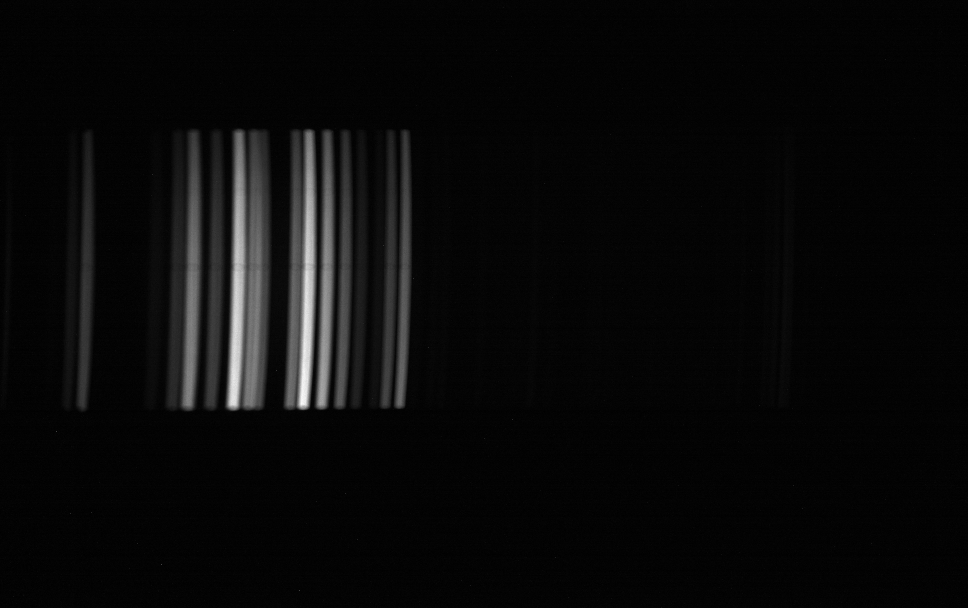
#> input picture calibration/ar_200ms.png, 1936 x 1216 px (shown at 1/2 size)
$ python preprocess_calibration_image.py
#> lines starting #> are read from the running program, lines starting #| are printed output that depends on the picture
#!/usr/bin/env python3
"""
Preprocess a calibration image the same way scan frames are saved:
- crop in Y
- bin in X

This is useful when the calibration image was captured at full camera
resolution, but the scan pipeline saves cropped+binned frames.
"""

import argparse
import os

import cv2
import numpy as np


BASE_DIR = os.path.dirname(os.path.abspath(__file__))
DEFAULT_INPUT_PATH = os.path.join(BASE_DIR, "ar_200ms.png")
DEFAULT_ROI_TOP = 248
DEFAULT_ROI_BOTTOM = 803
DEFAULT_BINNING_FACTOR = 2


def load_gray_image(image_path):
#> called with image_path = 'calibration/ar_200ms.png'
    image = cv2.imread(image_path, cv2.IMREAD_UNCHANGED)
#> image is the input picture: shape (1216, 1936); min 0, max 255, mean 9.5
    if image is None:
        raise FileNotFoundError(f"Could not read image: {image_path}")

    if image.ndim == 3:
        image = cv2.cvtColor(image, cv2.COLOR_BGR2GRAY)

    return image


def crop_roi(image, roi_top, roi_bottom):
#> called with roi_top = 248, roi_bottom = 803
    if roi_top < 0 or roi_bottom > image.shape[0] or roi_bottom <= roi_top:
        raise ValueError(
            f"Invalid ROI rows [{roi_top}:{roi_bottom}] for image with height {image.shape[0]}"
        )
    return image[roi_top:roi_bottom, :]
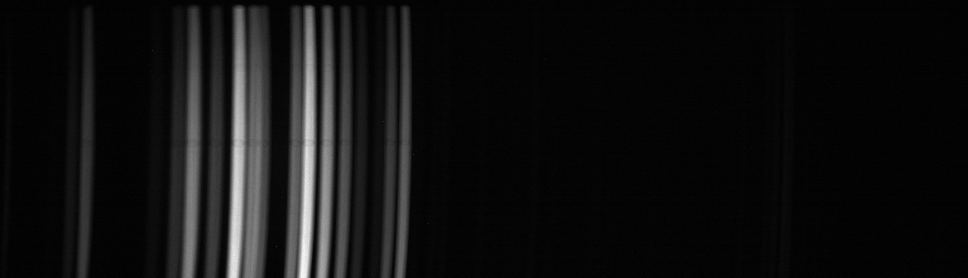
#> returned value: shape (555, 1936) (shown at 1/2 size); min 0, max 255, mean 17.1


def bin_image_x(image, factor):
#> called with factor = 2
    if factor <= 0:
        raise ValueError("binning factor must be > 0")

    height, width = image.shape
#> height = 555; width = 1936
    new_width = width // factor
#> new_width = 968
    if new_width == 0:
        raise ValueError(
            f"Binning factor {factor} is too large for width {width}"
        )

    trimmed = image[:, : new_width * factor]
    binned = trimmed.reshape(height, new_width, factor).mean(axis=2)
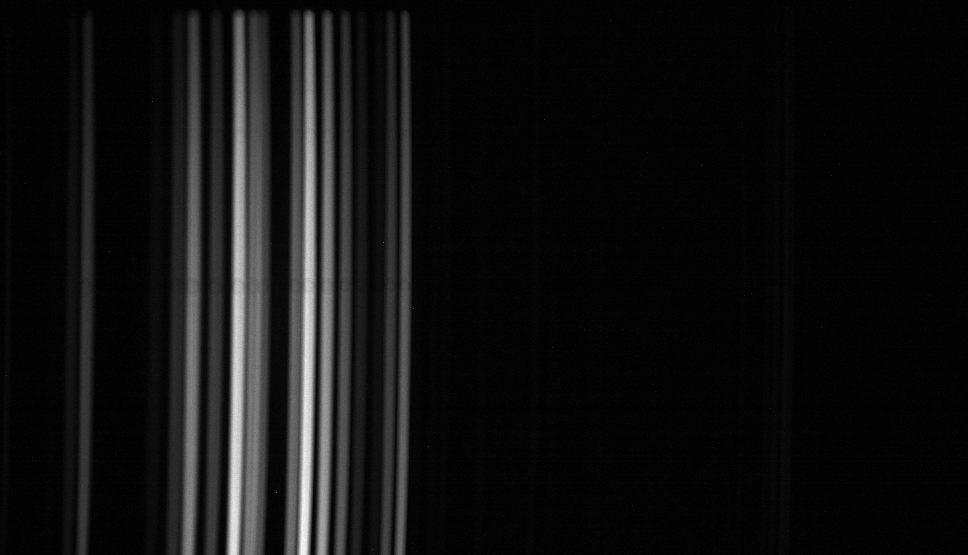
#> binned: shape (555, 968) float64; min 0, max 251.5, mean 17.1
    return binned.astype(np.uint8)
#> returned value: shape (555, 968)


def preprocess_image(image, roi_top, roi_bottom, binning_factor, flip_x=False):
    processed = image
    if flip_x:
        processed = np.fliplr(processed)
    processed = crop_roi(processed, roi_top, roi_bottom)
    processed = bin_image_x(processed, binning_factor)
    return processed


def build_default_output_path(input_path, roi_top, roi_bottom, binning_factor, flip_x):
    stem, ext = os.path.splitext(os.path.basename(input_path))
    suffix = f"_roi{roi_top}-{roi_bottom}_bin{binning_factor}"
    if flip_x:
        suffix += "_flipped"
    return os.path.join(BASE_DIR, f"{stem}{suffix}{ext}")


def parse_args():
    parser = argparse.ArgumentParser(
        description="Crop and bin a calibration image to match saved scan frames."
    )
    parser.add_argument(
        "--input-path",
        default=DEFAULT_INPUT_PATH,
        help="Path to the input calibration image.",
    )
    parser.add_argument(
        "--output-path",
        default=None,
        help="Where to save the processed image. Defaults to a generated filename in calibration/.",
    )
    parser.add_argument(
        "--roi-top",
        type=int,
        default=DEFAULT_ROI_TOP,
        help="Top row of the Y ROI (inclusive).",
    )
    parser.add_argument(
        "--roi-bottom",
        type=int,
        default=DEFAULT_ROI_BOTTOM,
        help="Bottom row of the Y ROI (exclusive).",
    )
    parser.add_argument(
        "--binning-factor",
        type=int,
        default=DEFAULT_BINNING_FACTOR,
        help="Binning factor along X (spectral axis).",
    )
    parser.add_argument(
        "--flip-x",
        action="store_true",
        help="Flip the image horizontally before crop/binning.",
    )
    return parser.parse_args()


def main():
    args = parse_args()
    input_path = os.path.abspath(args.input_path)
    output_path = args.output_path
    if output_path is None:
        output_path = build_default_output_path(
            input_path,
            args.roi_top,
            args.roi_bottom,
            args.binning_factor,
            args.flip_x,
        )
    output_path = os.path.abspath(output_path)

    image = load_gray_image(input_path)
    processed = preprocess_image(
        image,
        roi_top=args.roi_top,
        roi_bottom=args.roi_bottom,
        binning_factor=args.binning_factor,
        flip_x=args.flip_x,
    )

    os.makedirs(os.path.dirname(output_path), exist_ok=True)
    cv2.imwrite(output_path, processed)

    print(f"Input image:     {input_path}")
    print(f"Output image:    {output_path}")
    print(f"Original shape:  {image.shape}")
#| Original shape:  (1216, 1936)
    print(f"Processed shape: {processed.shape}")
#| Processed shape: (555, 968)
    print(
        "Settings:"
        f" roi_top={args.roi_top},"
        f" roi_bottom={args.roi_bottom},"
        f" binning_factor={args.binning_factor},"
        f" flip_x={args.flip_x}"
    )


if __name__ == "__main__":
    main()
